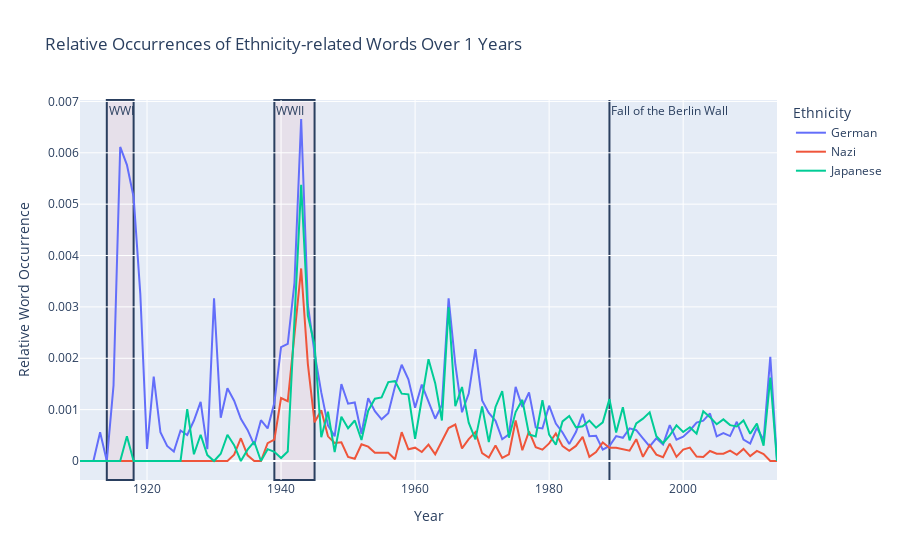

The notebook cell this image was saved under:
### Markdown cell above
We choose to group the occurrences of word by 5 years sinc the year by year data is high variance.

### Code cell
ethnicities=['German','Nazi','Japanese']
fig = plot_relative_occurrences(df_sum, ethmerged, ethnicities,1,[
    ('1914', '1918', 'WWI'),
    ('1939', '1945', 'WWII'),
    ('1989', '1989', 'Fall of the Berlin Wall')
])
fig.show()
